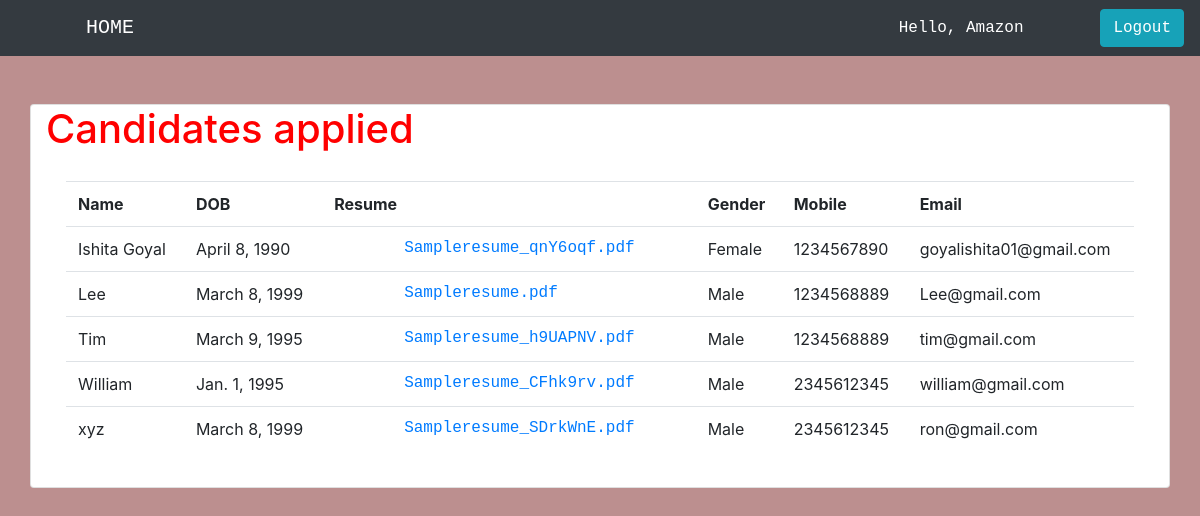
The page / (signed in) on the database its author committed.
### JobPortal/models.py (models this page shows, shortened)
class Candidates(models.Model):
    category=(
        ('Male','Male'),
        ('Female','Female'),
        ('Other','Other'),
    )
    name=models.CharField(max_length=200,null=True)
    dob=models.DateField(help_text="Eg. 2000-04-20")
    gender= models.CharField(max_length=200,null=True,choices=category)
    mobile= models.CharField(max_length=200,null=True)
    email= models.CharField(max_length=200,null=True)
    resume=models.FileField(null=True)
    company=models.ManyToManyField(Company,blank=True)

### JobPortal/views.py (the view)
# urls.py: path('',home,name='home'),
def home(request):
    if request.user.is_authenticated:
        candidates=Candidates.objects.filter(company__name=request.user.username)
        context={
            'candidates':candidates,
        }
        return render(request,'hr.html',context)
    else:
        companies=Company.objects.all()
        context={
            'companies':companies,
        }
        return render(request,'Jobseeker.html',context)

### JobPortal/templates/hr.html (shortened to what this page needs)
<head>
</head>
{% extends 'main.html' %}
{% load static%}
{% block content %}
<body>
<div class="container card">
    <h1>Candidates applied</h1>
    <div class="card-body">
        <table class="table table-hover">
            <tr>
                <th>Name</th>
                <th>DOB</th>
                <th>Resume</th>
                <th>Gender</th>
                <th>Mobile</th>
                <th>Email</th>
            </tr>
            {% for c in candidates %}
                <tr>
                    <td>{{c.name}}</td>
                    <td>{{c.dob}}</td>
                    {% if c.resume %}
                    <td><a href='{{c.resume.url}}' download >{{c.resume}}</td></a></td>
                    {% else %}
                    <td>Not submitted</td>
                    {% endif %}
                    <td>{{c.gender}}</td>
                    <td>{{c.mobile}}</td>
                    <td>{{c.email}}</td>
                </tr>
            {% endfor %}
        </table>
    </div>
</div>
</body>
{% endblock %}

### JobPortal/templates/navbar.html (shortened to what this page needs)
<head>
  </head>
  <nav class="navbar navbar-expand-lg navbar-dark bg-dark">
      <a class="navbar-brand"  href="{% url 'home' %}">HOME</a>
      {% if request.user.is_authenticated %}
      <span class="user">Hello, {{request.user}}  &nbsp;&nbsp;&nbsp;&nbsp;&nbsp;&nbsp;&nbsp;</span>
      <span ><a  class="user btn btn-info" href ="{% url 'logout' %}"> Logout</a></span>
      {% else %}
          <span> <a class="user" href="{% url 'login' %}" > Login </a></span>
          <span> <a class="user" href="{% url 'register' %}" > Register </a></span>
      {% endif  %}
    </nav>

### JobPortal/templates/hr.html (style rules this page uses)
h1 { color:red; }
body { background-color:blue; }

### JobPortal/templates/main.html (style rules this page uses)
body { background-color:#BC8F8F; }

### JobPortal/templates/navbar.html (style rules this page uses)
.user { color:white; text-decoration: none; }
a { padding-left: 70px; padding-right: 30px; font-family: "Lucida Console", "Courier New", monospace; }
span { font-family: "Lucida Console", "Courier New", monospace; }

### rows shown on the page
Candidates: name "Ishita Goyal", dob "April 8, 1990", resume "Sampleresume_qnY6oqf.pdf", gender "Female", mobile "1234567890", email "goyalishita01@gmail.com"
Candidates: name "Lee", dob "March 8, 1999", resume "Sampleresume.pdf", gender "Male", mobile "1234568889", email "Lee@gmail.com"
Candidates: name "Tim", dob "March 9, 1995", resume "Sampleresume_h9UAPNV.pdf", gender "Male", mobile "1234568889", email "tim@gmail.com"
Candidates: name "William", dob "Jan. 1, 1995", resume "Sampleresume_CFhk9rv.pdf", gender "Male", mobile "2345612345", email "william@gmail.com"
Candidates: name "xyz", dob "March 8, 1999", resume "Sampleresume_SDrkWnE.pdf", gender "Male", mobile "2345612345", email "ron@gmail.com"

### other values the page prints
{{ request.user }} "Amazon"
